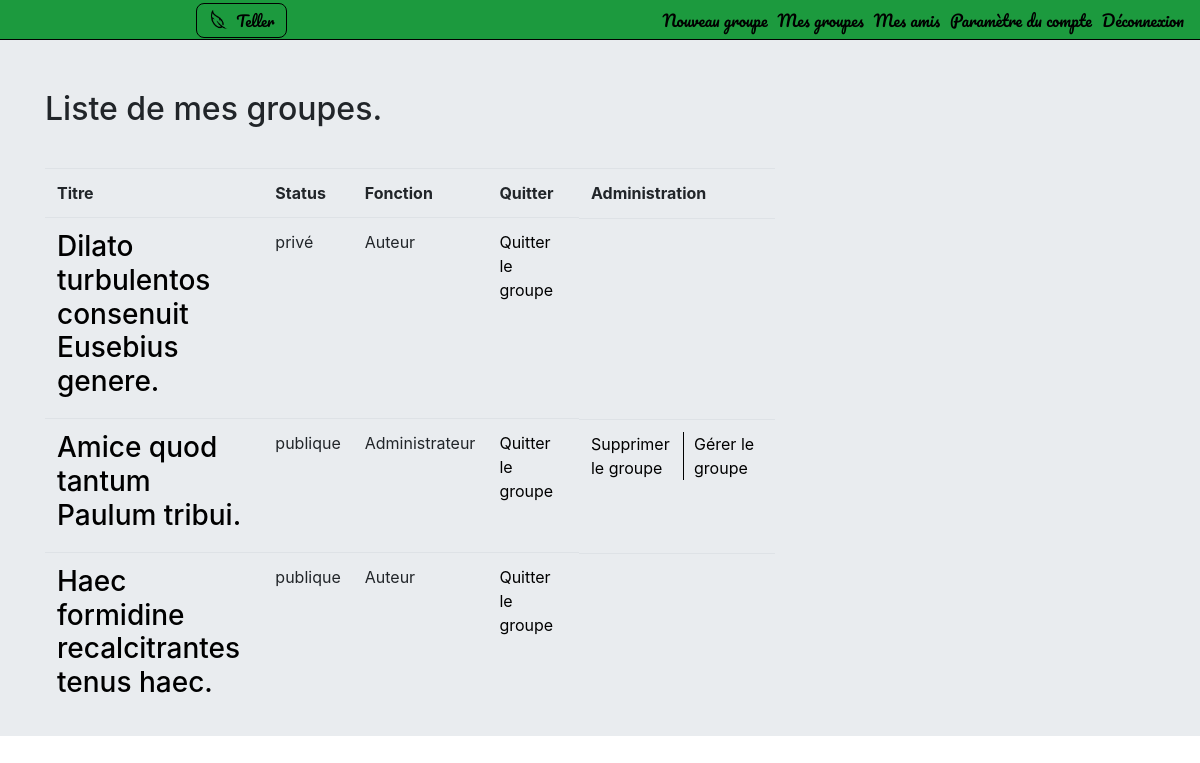
The page /index.php?action=myGroup (signed in) on the database its author committed.
### tables this page shows
CREATE TABLE IF NOT EXISTS `projet5_groups` (
  `id` int(11) NOT NULL AUTO_INCREMENT,
  `title` varchar(240) NOT NULL,
  `public` int(11) NOT NULL,
  `description` text NOT NULL,
  `creationDate` datetime NOT NULL,
  `lastUpdate` datetime NOT NULL,
  `nbPost` int(11) NOT NULL,
  `nbMember` int(11) NOT NULL,
  `linkCouvPicture` int(11) NOT NULL,
  PRIMARY KEY (`id`)
);

CREATE TABLE IF NOT EXISTS `projet5_linkgroupuser` (
  `id` int(11) NOT NULL AUTO_INCREMENT,
  `groupId` int(11) NOT NULL,
  `userId` int(11) NOT NULL,
  `status` int(11) NOT NULL,
  `linkDate` datetime NOT NULL,
  PRIMARY KEY (`id`)
);

### controller/Backend.php (called while the page is built, shortened)
<?php
class Backend extends View {
	function __construct($view, $param = NULL)
    {
        	$this->$view($param);
    }
	public function myGroupView() {
		$linkGroupCRUD = new LinkGroupCRUD();
		$linkGroups = $linkGroupCRUD->readGroups($_SESSION['id']);
		if ($linkGroups != 'none') {
			$groupCRUD = new GroupCRUD();
			foreach ($linkGroups as $groupId => $link) {
				$groups[$groupId] = $groupCRUD->read($groupId);
			}
		}
		require('view/backend/myGroupView.php');
	}
}

### index.php (called while the page is built, shortened)
<?php
try {
    if (isset($_GET['action'])) {
        $index = new Action($_GET['action']);
    } else {
        $frontend = new Frontend('mainPageView');
    }
}
catch(Exception $e) {
    echo 'Erreur : ' . $e->getMessage();
}
?>

### model/DBAccess.php (called while the page is built, shortened)
<?php
abstract class DBAccess {
	public function __construct()
	{
		$db = new PDO('mysql:host=localhost;dbname=projet5', 'root', '');
		$this->db = $db;
	}
}

### model/LinkGroupManager.php (called while the page is built, shortened)
<?php
class LinkGroupManager extends DBAccess
{
  public function getGroups($userId)
  {
    $linkGroups = [];
    $q = $this->db->prepare('SELECT id, groupId, userId, status, DATE_FORMAT(linkDate, \'%d/%m/%Y à %Hh%imin%ss\') AS linkDate FROM projet5_linkgroupuser WHERE userId = :userId ORDER BY linkDate');
    $q->bindValue(':userId', $userId);
    $q->execute();
    while ($data = $q->fetch(PDO::FETCH_ASSOC))
    {
     $linkGroups[] = new LinkGroup($data);
    }
    return $linkGroups;
  }
}

### controller/CRUD/LinkGroupCRUD.php (called while the page is built, shortened)
<?php
	require_once('model/TextContent.php');
	require_once('model/DBAccess.php');
	require_once('model/Group.php');
	require_once('model/GroupManager.php');
	require_once('model/LinkGroupManager.php');
	require_once('model/LinkGroup.php');
class LinkGroupCRUD {
	public function readGroups($userId) {
		$linkGroupManager = new LinkGroupManager();
		$listGroups = $linkGroupManager->getGroups($userId);
		if ($listGroups != NULL) {
			foreach ($listGroups as $group) {
				$linkGroups[$group->getGroupId()] = $group;
			}
		    return $linkGroups;
	    } else {
	    	return 'none';
	    }
	}
}

### model/LinkGroup.php (called while the page is built, shortened)
<?php
class LinkGroup
{
	protected $id,
	$groupId,
	$userId,
	$status,
	$linkDate;
	public function hydrate(array $data)
  {
    	foreach ($data as $key => $value)
    	{
     	 	$method = 'set'.ucfirst($key);
      	}
  }
  public function getGroupId()
  {
    return $this->groupId;
  }
  public function getStatusInt()
  {
    return $this->status;
  }
  public function getStatusString()
  {
    switch ($this->status) {
      case 1:
        return "Administrateur";
        break;
      case 2:
        return "Auteur";
        break;
    }
  }
  public function setId($id)
  {
      $id = (int) $id;
  }
  public function setGroupId($groupId)
  {
      $groupId = (int) $groupId;
      if ($groupId >= 0)
      {
        $this->groupId = $groupId;
      }
  }
  public function setUserId($userId)
  {
      $userId = (int) $userId;
  }
  public function setStatus($status)
  {
      $status = (int) $status;
      if ($status >= 0)
      {
        $this->status = $status;
      }
  }
}

### controller/CRUD/GroupCRUD.php (called while the page is built, shortened)
<?php
	require_once('model/TextContent.php');
	require_once('model/DBAccess.php');
	require_once('model/Group.php');
	require_once('model/GroupManager.php');
	require_once('model/LinkGroupManager.php');
	require_once('model/LinkGroup.php');
class GroupCRUD {
	public function read($info) {
		$groupManager = new GroupManager();
		if ($groupManager->exists($info)) {
			$group = $groupManager->get($info);
			return $group;
		}
	}
}

### model/GroupManager.php (called while the page is built, shortened)
<?php
class GroupManager extends DBAccess {
 	public function exists($info)
 	{
   	if (is_int($info))
    {
      return (bool) $this->db->query('SELECT COUNT(*) FROM projet5_groups WHERE id = '.$info)->fetchColumn();
    } else
    {
    	$q = $this->db->prepare('SELECT COUNT(*) FROM projet5_groups WHERE title = :title');
    	$q->execute([':title' => $info]);
    	return (bool) $q->fetchColumn();
    }
  }
  public function get($info)
  {
    if (is_int($info))
    {
      $q = $this->db->query('SELECT id, title, public, description, DATE_FORMAT(creationDate, \'%d/%m/%Y à %Hh%i\') AS creationDate, DATE_FORMAT(lastUpdate, \'%d/%m/%Y à %Hh%i\') AS lastUpdate, nbPost, nbMember, linkCouvPicture FROM projet5_groups WHERE id = '.$info);
      $group = $q->fetch(PDO::FETCH_ASSOC);
    }
    return new Group($group);
  }
}

### model/Group.php (called while the page is built, shortened)
<?php
class Group
{
	protected $id,
	$title,
	$public,
	$creationDate,
	$lastUpdate,
	$nbPost,
	$nbMember,
	$description,
	$linkCouvPicture;
	public function hydrate(array $data)
  	{
    	foreach ($data as $key => $value)
    	{
     	 	$method = 'set'.ucfirst($key);
      	}
    }
  	public function getId()
  	{
 	 	return $this->id;
 	}
 	public function getTitle()
  	{
 	 	return $this->title;
 	}
	public function getPublicString()
  	{
 	 	switch ($this->public) {
      case 0:
        return "privé";
        break;
      case 1:
        return "publique";
        break;
    	}
  	}
	public function setId($id)
	{
	    $id = (int) $id;
	    if ($id >= 0)
	    {
	      $this->id = $id;
	    }
	}
  	public function setTitle($title)
	{
	    if (is_string($title) && strlen($title) < 240)
	    {
	       $this->title = $title;
	    }
	}
	public function setPublic($public)
	{
	    $public = (int) $public;
	    if ($public >= 0)
	    {
	      $this->public = $public;
	    }
	}
	public function setLinkCouvPicture($linkCouvPicture)
	{
	    $linkCouvPicture = (int) $linkCouvPicture;
	}
	public function setNbPost($nbPost)
	{
	    $nbPost = (int) $nbPost;
	}
	public function setNbMember($nbMember)
	{
	    $nbMember = (int) $nbMember;
	}
}

### view/backend/myGroupView.php (the view, shortened to what this page needs)
<section  id="mygroup-page">
<div id="contents" class="container">
  <h2>Liste de mes groupes.</h2>
  	<div class="row">
        <div class="col-lg-12 col-md-12 col-xs-12">
            <?php if (isset($groups)) { ?>
                <div class="row">
                    <div class="col-lg-8 col-md-7">
                         <table id="list-group" class="table">
                            <tr>
                                <th>Titre</th>
                                <th>Status</th>
                                <th>Fonction</th>
                                <th id="link-leave">Quitter</th>
                                <th>Administration</th>
                            </tr>
                            <?php foreach ($groups as $groupId => $group) { ?>
                                <tr>
                                    <td><a href="index.php?action=group&amp;id=<?= $groupId ?>"><h3><?= htmlspecialchars($group->getTitle()) ?></h3></a></td>
                                    <td><?= htmlspecialchars($group->getPublicString()) ?></td>
                                    <td><?= $linkGroups[$groupId]->getStatusString() ?></td>
                                    <td><a href="index.php?action=deleteLinkGroup&amp;userId=<?= $_SESSION['id'] ?>&amp;id=<?= $group->getId() ?>">Quitter le groupe</a></td>
                                    <td id="admin-option">
                                        <?php if ($linkGroups[$groupId]->getStatusInt() === 1) { ?>
                                        <div>
                                                <a href="index.php?action=deleteGroup&amp;groupId=<?= $groupId ?>">Supprimer le groupe</a>
                                        </div>
                                        <div id='link-group-gestion'>
                                                <a href="index.php?action=adminGroup&amp;id=<?= $groupId ?>">Gérer le groupe</a>
                                        </div>
                                        <?php } ?>
                                    </td>
                                </tr>
                            <?php } ?>
                        </table>
                    </div>
                </div>
            <?php } else { ?>
                <p>Vous ne faites encore partie d'aucun groupe <a href="index.php?action=newGroup">créez en un !</a></p>
            <?php } ?>
        </div>
    </div>
</div>
</section>
<?php require('view/template.php'); ?>

### public/css/styles.css (style rules this page uses)
#group-page, #mygroup-page, #myfriend-page { background-color: #e9ecef; }
a { color: black; }
h2 { margin-bottom: 40px; }
#contents h2 { padding-top : 50px; }
#admin-option { display: flex; }
#link-leave { min-width: 90px; }
#link-group-gestion { margin-left: 10px; padding-left: 10px; border-left: black solid 1px; min-width: 80px; }
#contents { margin-top: 40px; }

### rows shown on the page
projet5_groups: title "Dilato turbulentos consenuit Eusebius genere.", public "privé"
projet5_linkgroupuser: status "Auteur"
projet5_groups: title "Amice quod tantum Paulum tribui.", public "publique"
projet5_linkgroupuser: status "Administrateur"
projet5_groups: title "Haec formidine recalcitrantes tenus haec.", public "publique"
projet5_linkgroupuser: groupId+status "Auteur"
